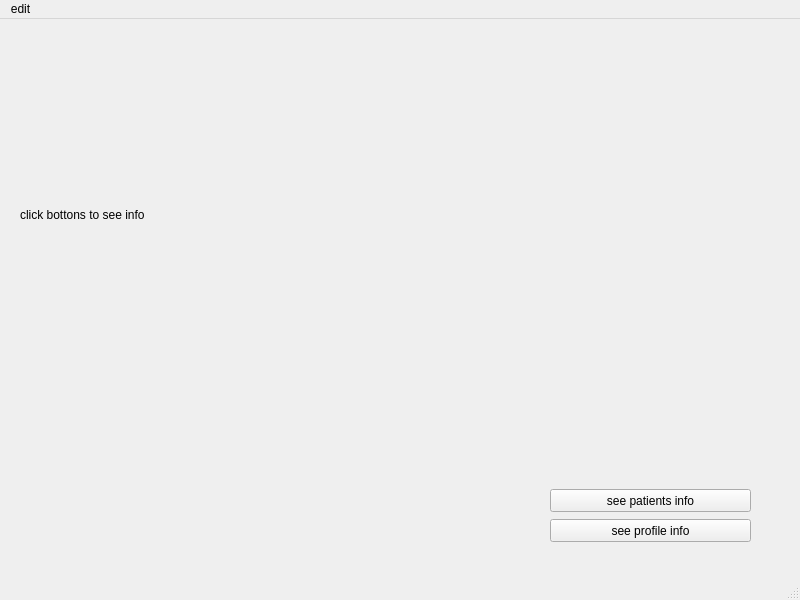
<?xml version="1.0" encoding="UTF-8"?>
<ui version="4.0">
 <class>doctor_main_window</class>
 <widget class="QMainWindow" name="doctor_main_window">
  <property name="geometry">
   <rect>
    <x>0</x>
    <y>0</y>
    <width>800</width>
    <height>600</height>
   </rect>
  </property>
  <property name="windowTitle">
   <string>MainWindow</string>
  </property>
  <widget class="QWidget" name="centralwidget">
   <widget class="QLabel" name="result_label">
    <property name="geometry">
     <rect>
      <x>20</x>
      <y>30</y>
      <width>731</width>
      <height>331</height>
     </rect>
    </property>
    <property name="text">
     <string>click bottons to see info</string>
    </property>
   </widget>
   <widget class="QPushButton" name="see_profile_info_btn">
    <property name="geometry">
     <rect>
      <x>550</x>
      <y>500</y>
      <width>201</width>
      <height>23</height>
     </rect>
    </property>
    <property name="text">
     <string>see profile info</string>
    </property>
   </widget>
   <widget class="QPushButton" name="see_patients_info_btn">
    <property name="geometry">
     <rect>
      <x>550</x>
      <y>470</y>
      <width>201</width>
      <height>23</height>
     </rect>
    </property>
    <property name="text">
     <string>see patients info</string>
    </property>
   </widget>
  </widget>
  <widget class="QMenuBar" name="menubar">
   <property name="geometry">
    <rect>
     <x>0</x>
     <y>0</y>
     <width>800</width>
     <height>21</height>
    </rect>
   </property>
   <widget class="QMenu" name="menuedit">
    <property name="title">
     <string>edit</string>
    </property>
    <addaction name="actionedit_doctor_profile"/>
    <addaction name="actionadd_insurance"/>
    <addaction name="actiondelete_insurance"/>
    <addaction name="actionedit_work_hour"/>
   </widget>
   <addaction name="menuedit"/>
  </widget>
  <widget class="QStatusBar" name="statusbar"/>
  <action name="actionedit_doctor_profile">
   <property name="text">
    <string>edit doctor profile</string>
   </property>
  </action>
  <action name="actionadd_insurance">
   <property name="text">
    <string>add insurance</string>
   </property>
  </action>
  <action name="actiondelete_insurance">
   <property name="text">
    <string>delete insurance</string>
   </property>
  </action>
  <action name="actionedit_work_hour">
   <property name="text">
    <string>edit work hour</string>
   </property>
  </action>
 </widget>
 <resources/>
 <connections/>
</ui>
